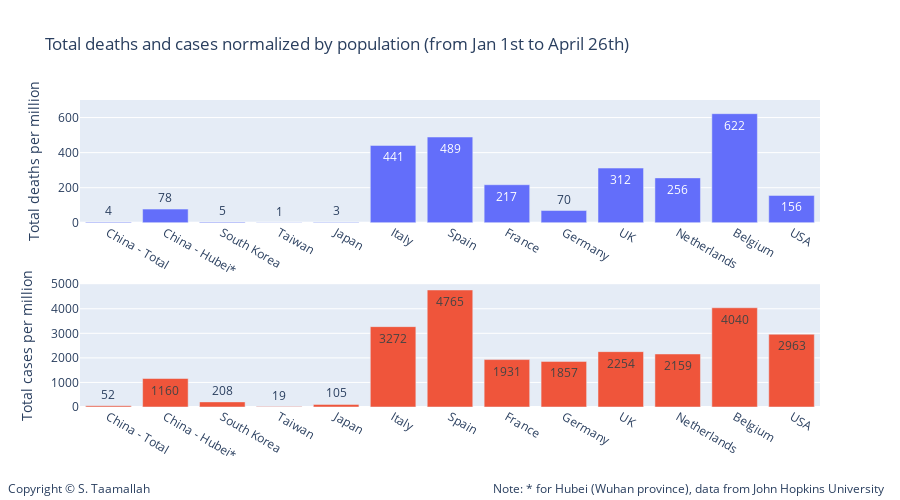

The cell this chart's notebook holds for it:
### Code cell
#df_dict = pd.DataFrame.from_dict(Dict_deaths_normalized_by_pop)
import plotly.express as px
import plotly.graph_objects as go

data=[go.Bar(
            x=list(Dict_deaths_normalized_by_pop.keys()), y=list(Dict_deaths_normalized_by_pop.values()),
            text=list(Dict_deaths_normalized_by_pop.values()),
            textposition='auto',showlegend=False,),
      go.Bar(
            x=list(Dict_cases_normalized_by_pop.keys()), y=list(Dict_cases_normalized_by_pop.values()),
            text=list(Dict_cases_normalized_by_pop.values()),
            textposition='auto',
            xaxis='x3',
            yaxis='y5',
            showlegend=False)
     ]

layout = go.Layout(
    title='Total deaths and cases normalized by population (from Jan 1st to April 26th)',
    legend=dict(x=.1, y=1.15, orientation="h"), 
    width=900,
    height=500,
    
    annotations=[
        dict(
            x=1.09,
            y=-0.3,
            showarrow=False,
            text='Note: * for Hubei (Wuhan province), data from John Hopkins University',
            xref='paper',
            yref='paper'
        ),
        
        dict(
            x=-0.1,
            y=-0.3,
            showarrow=False,
            text='Copyright © S. Taamallah ',
            xref='paper',
            yref='paper'
        )
    ],
    
    # Top left
    xaxis=dict(
        title='',
        domain=[0, 1],
        range=['2020-01-15', '2020-04-15'],
    ),
    yaxis=dict(
        title='Total deaths per million',
        #type='log',
        range=[0,700],
        domain=[0.6, 1],
        anchor='x'
    ),
    yaxis2=dict(
        title = 'Total deaths per million',
        #type='log',
        range=[0,5000],
        overlaying='y',
        side='right'
    ),
    

    # middle left
    xaxis3=dict(
        title='',
        range=['2020-01-15', '2020-04-15'],
        domain=[0, 1],
        anchor='y5'
    ),
    yaxis5=dict(
        #type='log',
        title = 'Total cases per million',
        domain=[0, 0.4],
        range=[0,5000],
        anchor='x3'
    ),
    yaxis6=dict(
        title = 'Total cases per million',
        domain=[0.375, 0.625],
        overlaying='y5',
        range=[-600,600],
        side='right',
        anchor='x3'
    ),
   
)

fig = go.Figure(data=data, layout=layout)

fig.show()

from plotly.offline import plot
plot(fig, filename="STaamallah_covid19_analysis_chart_7_20200426.html", auto_open = False)

### Figure 1 — Plotly figure (JSON) as saved in the notebook; plotly's stock layout.template omitted (floating-point values rounded to 4 significant figures)
{"data": [{"showlegend": false, "text": ["4", "78", "5", "1", "3", "441", "489", "217", "70", "312", "256", "622", "156"], "textposition": "auto", "type": "bar", "x": ["China - Total", "China - Hubei*", "South Korea", "Taiwan", "Japan", "Italy", "Spain", "France", "Germany", "UK", "Netherlands", "Belgium", "USA"], "y": [4, 78, 5, 1, 3, 441, 489, 217, 70, 312, 256, 622, 156]}, {"showlegend": false, "text": ["52", "1160", "208", "19", "105", "3272", "4765", "1931", "1857", "2254", "2159", "4040", "2963"], "textposition": "auto", "type": "bar", "x": ["China - Total", "China - Hubei*", "South Korea", "Taiwan", "Japan", "Italy", "Spain", "France", "Germany", "UK", "Netherlands", "Belgium", "USA"], "xaxis": "x3", "y": [52, 1160, 208, 19, 105, 3272, 4765, 1931, 1857, 2254, 2159, 4040, 2963], "yaxis": "y5"}], "layout": {"annotations": [{"showarrow": false, "text": "Note: * for Hubei (Wuhan province), data from John Hopkins University", "x": 1.09, "xref": "paper", "y": -0.3, "yref": "paper"}, {"showarrow": false, "text": "Copyright © S. Taamallah ", "x": -0.1, "xref": "paper", "y": -0.3, "yref": "paper"}], "height": 500, "legend": {"orientation": "h", "x": 0.1, "y": 1.15}, "title": {"text": "Total deaths and cases normalized by population (from Jan 1st to April 26th)"}, "width": 900, "xaxis": {"autorange": true, "domain": [0, 1], "range": [-0.5, 12.5], "title": {"text": ""}, "type": "category"}, "xaxis3": {"anchor": "y5", "autorange": true, "domain": [0, 1], "range": [-0.5, 12.5], "title": {"text": ""}, "type": "category"}, "yaxis": {"anchor": "x", "domain": [0.6, 1], "range": [0, 700], "title": {"text": "Total deaths per million"}, "type": "linear"}, "yaxis2": {"overlaying": "y", "range": [0, 5000], "side": "right", "title": {"text": "Total deaths per million"}}, "yaxis5": {"anchor": "x3", "domain": [0, 0.4], "range": [0, 5000], "title": {"text": "Total cases per million"}, "type": "linear"}, "yaxis6": {"anchor": "x3", "domain": [0.375, 0.625], "overlaying": "y5", "range": [-600, 600], "side": "right", "title": {"text": "Total cases per million"}}}}
